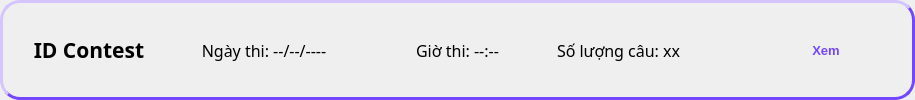
<?xml version="1.0" encoding="UTF-8"?>
<ui version="4.0">
 <class>AdminContestWidget</class>
 <widget class="QFrame" name="AdminContestWidget">
  <property name="geometry">
   <rect>
    <x>0</x>
    <y>0</y>
    <width>915</width>
    <height>100</height>
   </rect>
  </property>
  <property name="minimumSize">
   <size>
    <width>0</width>
    <height>100</height>
   </size>
  </property>
  <property name="windowTitle">
   <string>Frame</string>
  </property>
  <property name="styleSheet">
   <string notr="true">QFrame#AdminContestWidget {
	border-style: outset;
	border-width: 3px;
	border-color: #7446ff;
	border-radius: 20px;
}</string>
  </property>
  <layout class="QHBoxLayout" name="horizontalLayout">
   <item>
    <widget class="QLabel" name="ID">
     <property name="maximumSize">
      <size>
       <width>150</width>
       <height>16777215</height>
      </size>
     </property>
     <property name="font">
      <font>
       <family>LMHDOC</family>
       <pointsize>16</pointsize>
       <weight>75</weight>
       <bold>true</bold>
      </font>
     </property>
     <property name="text">
      <string>ID Contest</string>
     </property>
     <property name="alignment">
      <set>Qt::AlignCenter</set>
     </property>
    </widget>
   </item>
   <item>
    <widget class="QLabel" name="date">
     <property name="font">
      <font>
       <family>LMHDOC</family>
       <pointsize>12</pointsize>
      </font>
     </property>
     <property name="text">
      <string>Ngày thi: --/--/----</string>
     </property>
     <property name="alignment">
      <set>Qt::AlignCenter</set>
     </property>
    </widget>
   </item>
   <item>
    <widget class="QLabel" name="time">
     <property name="font">
      <font>
       <family>LMHDOC</family>
       <pointsize>12</pointsize>
      </font>
     </property>
     <property name="text">
      <string>Giờ thi: --:--</string>
     </property>
     <property name="alignment">
      <set>Qt::AlignCenter</set>
     </property>
    </widget>
   </item>
   <item>
    <widget class="QLabel" name="num">
     <property name="font">
      <font>
       <family>LMHDOC</family>
       <pointsize>12</pointsize>
      </font>
     </property>
     <property name="text">
      <string>Số lượng câu: xx</string>
     </property>
    </widget>
   </item>
   <item>
    <widget class="QPushButton" name="view">
     <property name="minimumSize">
      <size>
       <width>150</width>
       <height>30</height>
      </size>
     </property>
     <property name="maximumSize">
      <size>
       <width>150</width>
       <height>30</height>
      </size>
     </property>
     <property name="font">
      <font>
       <family>Segoe UI</family>
       <pointsize>10</pointsize>
       <weight>75</weight>
       <bold>true</bold>
      </font>
     </property>
     <property name="styleSheet">
      <string notr="true">QPushButton{
	color: #7446ff;
}

QPushButton:hover{
	padding-left: 2px;
	padding-top: 2px;
}

QPushButton:focus {
	border: none;
	outline: none;
}</string>
     </property>
     <property name="text">
      <string>Xem</string>
     </property>
     <property name="flat">
      <bool>true</bool>
     </property>
    </widget>
   </item>
  </layout>
 </widget>
 <resources/>
 <connections/>
</ui>
